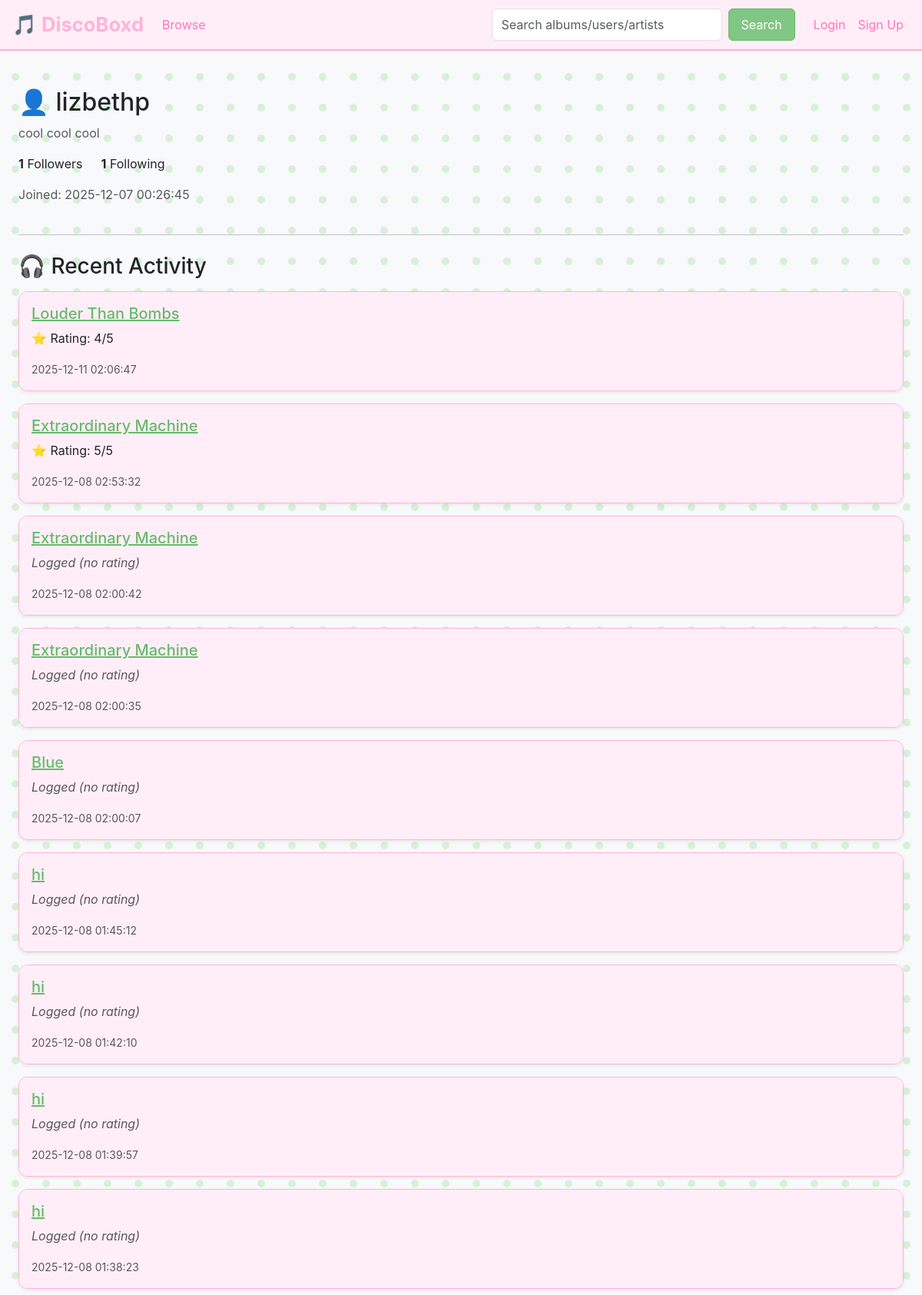
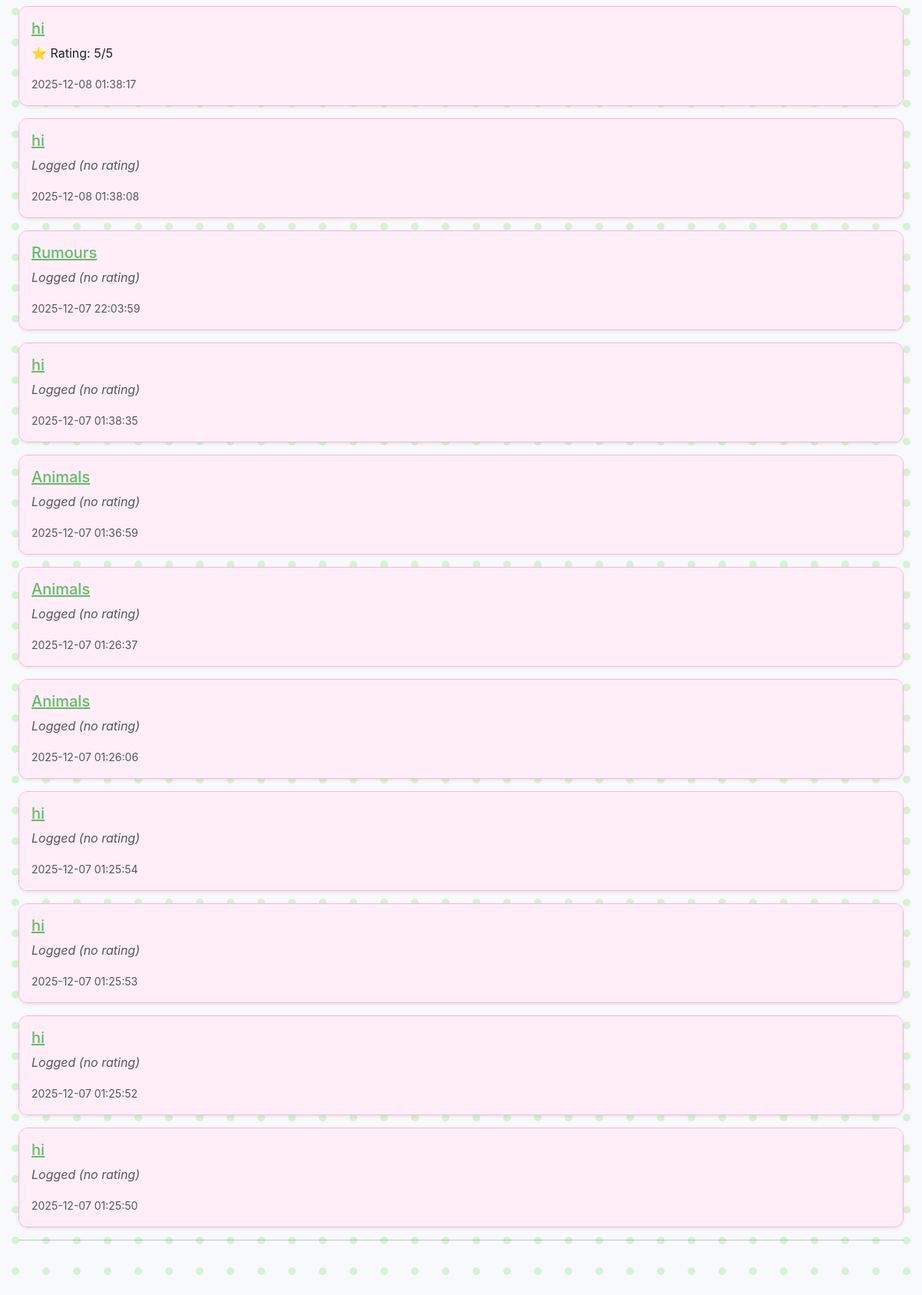
/user/16 (upper part), run on the app's committed database (2 pictures, top to bottom).
### tables this page shows
CREATE TABLE users (
    id INTEGER PRIMARY KEY AUTOINCREMENT,
    username TEXT UNIQUE NOT NULL,
    email TEXT UNIQUE NOT NULL,
    password_hash TEXT NOT NULL,
    user_bio TEXT,
    join_date DATETIME DEFAULT CURRENT_TIMESTAMP
, is_admin INTEGER DEFAULT 0);

CREATE TABLE logs (
    id INTEGER PRIMARY KEY AUTOINCREMENT,
    user_id INTEGER NOT NULL,
    album_id INTEGER NOT NULL,
    rating INTEGER CHECK (rating >= 1 AND rating <= 5),
    review TEXT,
    listened_date DATETIME DEFAULT CURRENT_TIMESTAMP,
    is_relistened INTEGER DEFAULT 0,
    FOREIGN KEY (user_id) REFERENCES users(id) ON DELETE CASCADE,
    FOREIGN KEY (album_id) REFERENCES albums(id) ON DELETE CASCADE
);

CREATE TABLE albums (
    id INTEGER PRIMARY KEY AUTOINCREMENT,
    title TEXT NOT NULL,
    release_year INTEGER,
    cover_image TEXT
);

### app.py (the view)
@app.route("/user/<int:user_id>")
def user_profile(user_id):
    conn = connect_db()
    cur = conn.cursor()
    cur.execute("SELECT * FROM users WHERE id = ?", (user_id,))
    user = cur.fetchone()
    if not user:
        conn.close()
        return "User not found", 404
    cur.execute("""
        SELECT l.album_id, a.title, l.rating, l.review, l.listened_date
        FROM logs l
        JOIN albums a ON l.album_id = a.id
        WHERE l.user_id = ?
        ORDER BY l.listened_date DESC
        LIMIT 20;
    """, (user_id,))
    logs = cur.fetchall()
    cur.execute("""
        SELECT l.id, l.name, COUNT(la.album_id) AS album_count
        FROM lists l
        LEFT JOIN list_albums la ON l.id = la.list_id
        WHERE l.user_id = ? AND l.is_public = 1
        GROUP BY l.id;
    """, (user_id,))
    lists = cur.fetchall()
    is_following = False
    if session.get("user_id"):
        cur.execute("""
            SELECT 1 FROM user_follows
            WHERE follower_id = ? AND following_id = ?;
        """, (session["user_id"], user_id))
        is_following = cur.fetchone() is not None
    cur.execute("""
        SELECT COUNT(*) FROM user_follows WHERE following_id = ?;
    """, (user_id,))
    follower_count = cur.fetchone()[0]
    cur.execute("""
        SELECT COUNT(*) FROM user_follows WHERE follower_id = ?;
    """, (user_id,))
    following_count = cur.fetchone()[0]
    conn.close()
    return render_template(
        "user_profile.html",
        user=user,
        logs=logs,
        lists=lists,
        is_following=is_following,
        follower_count=follower_count,
        following_count=following_count
    )

### app.py (called while the page is built)
def connect_db():
    conn = sqlite3.connect(DB_PATH)
    conn.row_factory = sqlite3.Row
    return conn

### templates/user_profile.html (shortened to what this page needs)
{% extends "layout.html" %}
{% block content %}
<div class="container mt-4">
    <div class="d-flex justify-content-between align-items-center mb-4">
        <div>
            <h2>👤 {{ user['username'] }}</h2>
            {% if user['user_bio'] %}
                <p class="text-muted">{{ user['user_bio'] }}</p>
            {% else %}
                <p class="text-muted fst-italic">No bio yet.</p>
            {% endif %}
            <div class="d-flex gap-4 mb-3">
            <a href="{{ url_for('followers', user_id=user['id']) }}"
            class="text-decoration-none text-dark">
                <strong>{{ follower_count }}</strong> Followers
            </a>
            <a href="{{ url_for('following', user_id=user['id']) }}"
            class="text-decoration-none text-dark">
                <strong>{{ following_count }}</strong> Following
            </a>
            </div>
            <p class="text-muted">
                Joined: {{ user['join_date'] }}
            </p>
        </div>
    </div>
    <hr>
    <h3 class="mt-4 mb-3">🎧 Recent Activity</h3>
    {% if logs %}
        {% for log in logs %}
        <div class="card mb-3 shadow-sm">
            <div class="card-body">
                <h5 class="card-title">
                    <a href="{{ url_for('album_detail', album_id=log['album_id']) }}">
                        {{ log['title'] }}
                    </a>
                </h5>
                {% if log['rating'] %}
                    <p class="card-text">⭐ Rating: {{ log['rating'] }}/5</p>
                {% else %}
                    <p class="card-text fst-italic text-muted">Logged (no rating)</p>
                {% endif %}
                <p class="card-text">
                    <small class="text-muted">
                        {{ log['listened_date'] }}
                    </small>
                </p>
            </div>
        </div>
        {% endfor %}
    {% else %}
        <div class="alert alert-info">
            This user hasn't logged anything yet.
        </div>
    {% endif %}
    <hr>
    <h3 class="mt-4 mb-3">📁 Public Lists</h3>
</div>
{% endblock %}

### static/styles.css (style rules this page uses)
body { background-color: #ff82c2; background-attachment: fixed; font-family: 'Inter', Arial, sans-serif; }
.review, .card-body, .list-group-item { background-color: #ffeef7 !important; opacity: 1 !important; }
.card { border-radius: 12px; overflow: hidden; background: #ffeef7; border: 1px solid #ffb3d9; box-shadow: 0 4px 12px rgba(167, 255, 119, 0.15); }
.container { max-width: 1200px; }
a { color: #66bb6a; }

### data on the page
users: username "lizbethp", user_bio "cool cool cool", join_date "2025-12-07 00:26:45"
logs: title "Louder Than Bombs", rating "4", listened_date "2025-12-11 02:06:47"
logs: title "Extraordinary Machine", rating "5", listened_date "2025-12-08 02:53:32"
logs: title "Extraordinary Machine", shows "Logged (no rating)", listened_date "2025-12-08 02:00:42"
logs: title "Extraordinary Machine", shows "Logged (no rating)", listened_date "2025-12-08 02:00:35"
logs: title "Blue", shows "Logged (no rating)", listened_date "2025-12-08 02:00:07"
logs: title "hi", shows "Logged (no rating)", listened_date "2025-12-08 01:45:12"
logs: title "hi", shows "Logged (no rating)", listened_date "2025-12-08 01:42:10"
logs: title "hi", shows "Logged (no rating)", listened_date "2025-12-08 01:39:57"
logs: title "hi", shows "Logged (no rating)", listened_date "2025-12-08 01:38:23"
logs: title "hi", rating "5", listened_date "2025-12-08 01:38:17"
logs: title "hi", shows "Logged (no rating)", listened_date "2025-12-08 01:38:08"
logs: title "Rumours", shows "Logged (no rating)", listened_date "2025-12-07 22:03:59"
logs: title "hi", shows "Logged (no rating)", listened_date "2025-12-07 01:38:35"
logs: title "Animals", shows "Logged (no rating)", listened_date "2025-12-07 01:36:59"
logs: title "Animals", shows "Logged (no rating)", listened_date "2025-12-07 01:26:37"
logs: title "Animals", shows "Logged (no rating)", listened_date "2025-12-07 01:26:06"
logs: title "hi", shows "Logged (no rating)", listened_date "2025-12-07 01:25:54"
logs: title "hi", shows "Logged (no rating)", listened_date "2025-12-07 01:25:53"
logs: title "hi", shows "Logged (no rating)", listened_date "2025-12-07 01:25:52"
logs: title "hi", shows "Logged (no rating)", listened_date "2025-12-07 01:25:50"

### other printed values
{{ follower_count }} "1"
{{ following_count }} "1"
